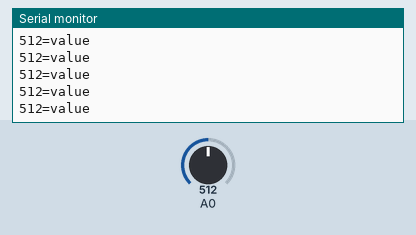
This sketch was run on a simulated Arduino Uno, built with avr-gcc and run on an emulated ATmega328P. Parts: the last lines printed to the serial monitor. Inputs (shaded band) come from the test bench; at power-on: A0 = 512.

Above: at 4.2 s.
4.3 s: A0 set to 985
At 5.1 s:
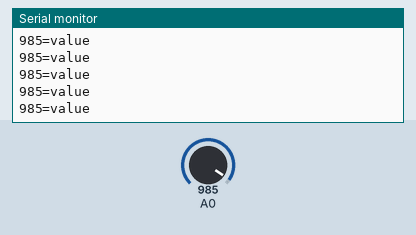
5.8 s: A0 set to 1018
At 6.5 s:
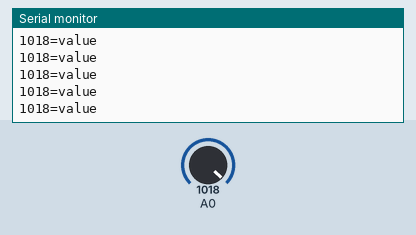
Timing chart, 0 to 8.8 s (numbered marks = the images above; inputs shaded):
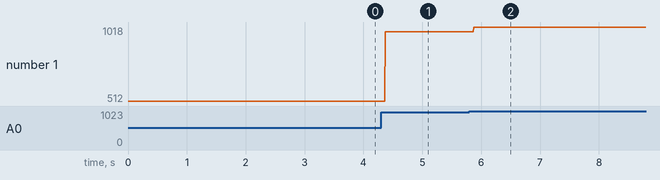

The sketch:

halleffect.ino
```cpp
#define NOFIELD 505L    // Analog output with no applied field, calibrate this

//Program to poll a Hall effect sensor and display the output in the serial port.

void setup()
{
  Serial.begin(9600);
}

void DoMeasurement()
{
// measure magnetic field
  int raw = analogRead(0);   // Range : 0..1024

  Serial.print(raw); // Serial.print converts numbers into their string representation
  Serial.print("=value\n");
}

void loop()
{
    //delay(500); //can put in an optional delay
    DoMeasurement();
}
```

Measured:
- after the input at 4.3 s, the serial monitor: prints a new line after 0.07 s (image 1)
- after the input at 5.8 s, the serial monitor: prints a new line after 0.08 s (image 2)
- plotted number 1: 512 → 985 after the input at 4.3 s, 985 → 1018 after the input at 5.8 s
